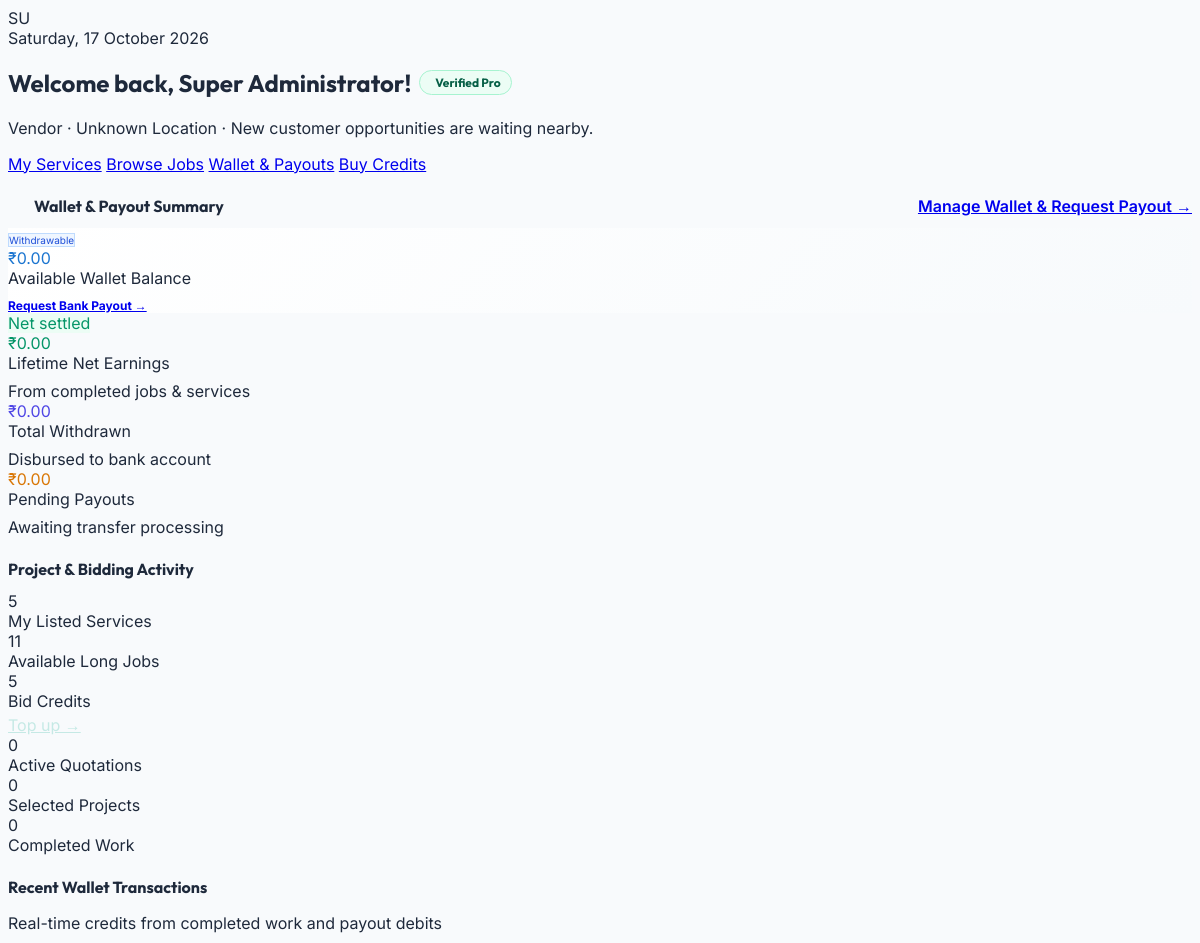
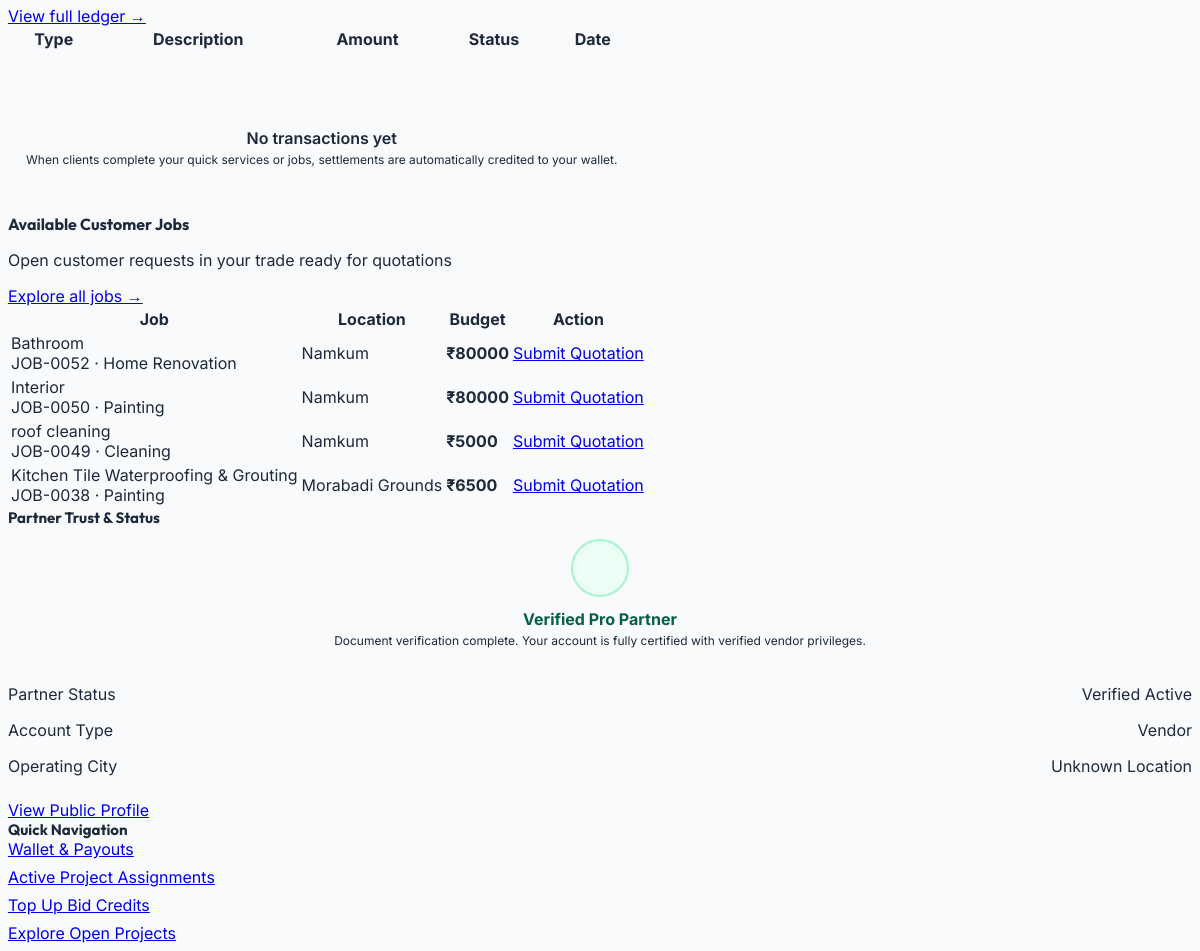
Before: /vendor/ (signed in) with the older database file (2 pictures, top to bottom).
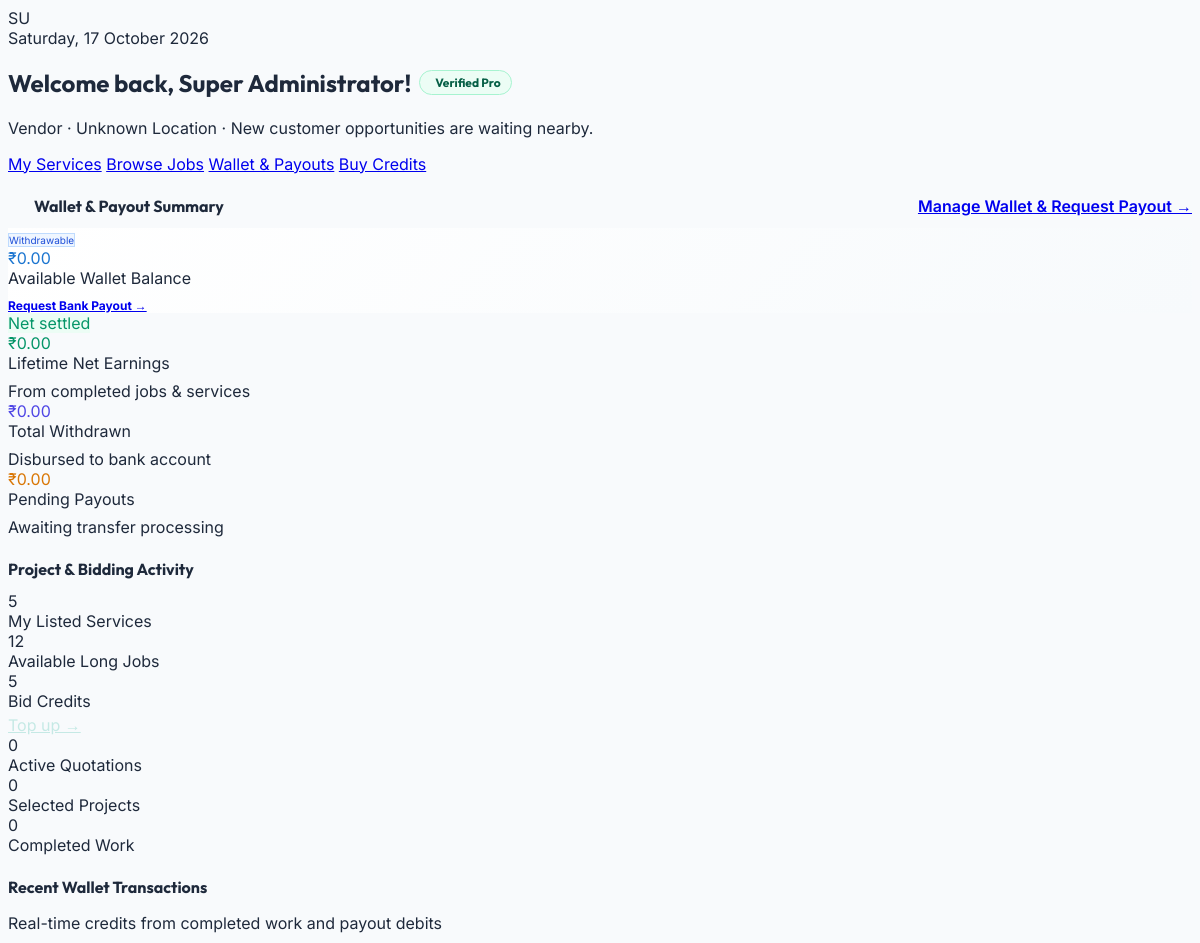
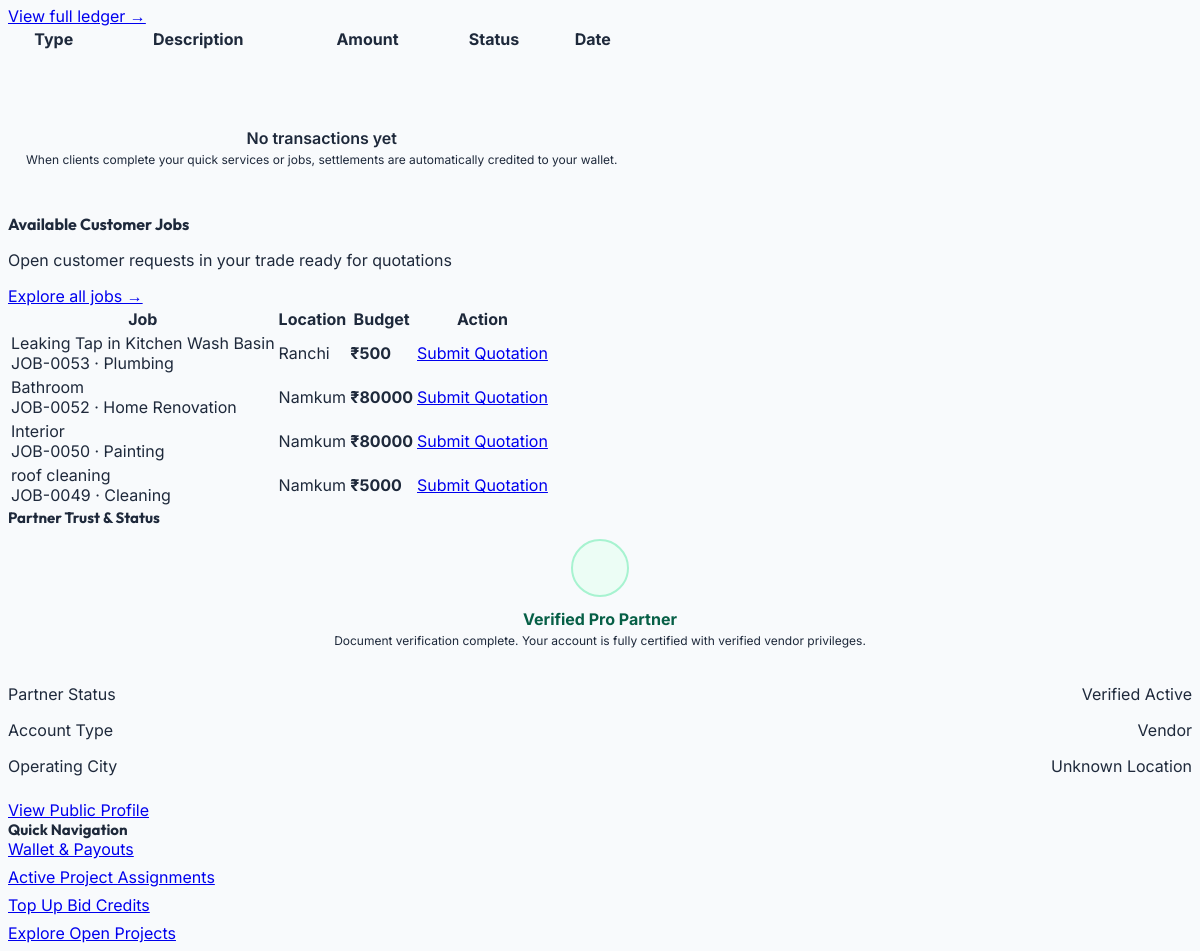
After: the same page with the newer database file (2 pictures, top to bottom).
### myapp/models.py (models this page shows, shortened)
class Job(models.Model):
    STATUS_CHOICES = (
        ('open', 'Open'),
        ('progress', 'In Progress'),
        ('completed', 'Completed'),
        ('cancelled', 'Cancelled'),
        ('closed', 'Closed'),
        ('selected', 'Vendor Selected'),
    )
    title = models.CharField(max_length=255)
    category = models.ForeignKey('Category', on_delete=models.SET_NULL, null=True, blank=True)
    subcategory = models.ForeignKey('SubCategory', on_delete=models.SET_NULL, null=True, blank=True, related_name='jobs')
    description = models.TextField(blank=True, null=True)
    required_work = models.JSONField(default=list, blank=True, null=True)
    scope_of_work = models.TextField(blank=True, null=True)
    materials_details = models.TextField(blank=True, null=True)
    additional_requirements = models.TextField(blank=True, null=True)
    budget = models.DecimalField(max_digits=10, decimal_places=2)
    budget_type = models.CharField(max_length=50, blank=True, null=True)
    preferred_start_date = models.DateField(null=True, blank=True)
    expected_completion = models.DateField(null=True, blank=True)
    required_time = models.CharField(max_length=100, blank=True, null=True)
    shift_availability = models.CharField(max_length=50, blank=True, null=True)
    working_hours = models.CharField(max_length=100, blank=True, null=True)
    location = models.ForeignKey('Location', on_delete=models.SET_NULL, null=True, blank=True)
    latitude = models.DecimalField(max_digits=9, decimal_places=6, null=True, blank=True, help_text="Job location latitude")
    longitude = models.DecimalField(max_digits=9, decimal_places=6, null=True, blank=True, help_text="Job location longitude")
    city = models.CharField(max_length=100, null=True, blank=True, help_text="Job city")
    state = models.CharField(max_length=100, null=True, blank=True, help_text="Job state")
    locality = models.CharField(max_length=255, null=True, blank=True, help_text="Colony/Locality name")
    address = models.TextField(blank=True, null=True)
    pincode = models.CharField(max_length=20, blank=True, null=True)
    contact_name = models.CharField(max_length=255, blank=True, null=True)
    contact_mobile = models.CharField(max_length=20, blank=True, null=True)
    user = models.ForeignKey(CustomUser, on_delete=models.CASCADE, related_name='jobs')
    bids_count = models.IntegerField(default=0)
    max_bids = models.IntegerField(default=10, blank=True, null=True, help_text="Maximum allowed bids")
    min_bid_amount = models.DecimalField(max_digits=10, decimal_places=2, null=True, blank=True, help_text="Minimum allowed bid price")
    max_bid_amount = models.DecimalField(max_digits=10, decimal_places=2, null=True, blank=True, help_text="Maximum allowed bid price")
    assigned_vendor = models.ForeignKey(CustomUser, on_delete=models.SET_NULL, null=True, blank=True, related_name='assigned_jobs', help_text="Vendor assigned to this job")
    status = models.CharField(max_length=20, choices=STATUS_CHOICES, default='open')
    image = models.ImageField(upload_to='jobs/', null=True, blank=True, help_text="Job site photo or reference image")
    created_at = models.DateTimeField(default=timezone.now)

class Category(models.Model):
    SERVICE_TYPE_CHOICES = (
        ('job', 'Job'),
        ('quick_service', 'Quick Service'),
        ('both', 'Both'),
    )
    STATUS_CHOICES = (
        ('active', 'Active'),
        ('inactive', 'Inactive'),
    )
    name = models.CharField(max_length=100)
    image = models.ImageField(upload_to='categories/', null=True, blank=True)
    service_type = models.CharField(max_length=20, choices=SERVICE_TYPE_CHOICES, default='both')
    status = models.CharField(max_length=20, choices=STATUS_CHOICES, default='active')
    created_at = models.DateTimeField(default=timezone.now)

class Location(models.Model):
    STATUS_CHOICES = (
        ('active', 'Active'),
        ('inactive', 'Inactive'),
    )
    state = models.CharField(max_length=100)
    city = models.CharField(max_length=100)
    status = models.CharField(max_length=20, choices=STATUS_CHOICES, default='active')
    created_at = models.DateTimeField(default=timezone.now)

### myapp/views.py (the view, shortened to what this page needs)
# urls.py: path('vendor/', views.vendor_dashboard, name='vendor_home_slash'),
@login_required
def vendor_dashboard(request):
    user = request.user
    vendor_profile = getattr(user, 'vendor_profile', None)
    context = {}
    if vendor_profile:
        name = vendor_profile.company_name or user.get_full_name() or user.username
        initials = name[:2].upper() if name else "VN"
        date_str = datetime.now().strftime("%A, %d %B %Y")
        location = vendor_profile.location or "Unknown Location"
        v_type = "Company Vendor" if vendor_profile.company_name else "Individual Vendor"
        context.update({
            'vendor_name': name,
            'vendor_initials': initials,
            'current_date': date_str,
            'vendor_location': location,
            'vendor_type': v_type,
            'profile_image_url': vendor_profile.profile_image.url if vendor_profile.profile_image else None,
        })
    else:
        name = user.get_full_name() or user.username
        context.update({
            'vendor_name': name,
            'vendor_initials': name[:2].upper() if name else "VN",
            'current_date': datetime.now().strftime("%A, %d %B %Y"),
            'vendor_location': "Unknown Location",
            'vendor_type': "Vendor",
            'profile_image_url': None,
        })
    from .wallet_services import get_or_create_wallet
    from django.db.models import Sum
    wallet = get_or_create_wallet(user)
    kyc = VendorKYC.objects.filter(vendor=user).first()
    pending_payouts_sum = PayoutRequest.objects.filter(vendor=user, status='pending').aggregate(total=Sum('amount'))['total'] or 0
    vendor_city = None
    vendor_categories = []
    jobs_base = Job.objects.filter(status='open').select_related('category', 'location', 'user')
    available_jobs_list = [j for j in jobs_base if is_job_in_vendor_city(vendor_profile, j, city_radius_km=35.0)[0]]
    available_jobs = len(available_jobs_list)
    v_lat = float(vendor_profile.latitude) if (vendor_profile and vendor_profile.latitude) else None
    v_lon = float(vendor_profile.longitude) if (vendor_profile and vendor_profile.longitude) else None
    if v_lat is None or v_lon is None:
        coords = resolve_coordinates_for_location(vendor_city or (vendor_profile.location if vendor_profile else ''))
        if coords:
            v_lat, v_lon = coords[0], coords[1]
    all_active_qs = QuickService.objects.filter(status__in=['active', 'open']).select_related('category', 'location', 'vendor')
    nearby_qs = []
    for qs in all_active_qs:
        q_lat = float(qs.latitude) if qs.latitude else None
        q_lon = float(qs.longitude) if qs.longitude else None
        if q_lat is None or q_lon is None:
            loc_name = (qs.locality or '') + ' ' + (qs.location.city if qs.location else '')
            q_lat, q_lon = resolve_coordinates_for_location(loc_name, default_coords=(None, None))
        if q_lat is not None and q_lon is not None:
            d = haversine_distance_km(v_lat, v_lon, q_lat, q_lon)
            if d is not None and d <= 10.0:
                qs.distance_km = d
                qs.budget = float(qs.base_price)
                nearby_qs.append(qs)
    nearby_qs.sort(key=lambda x: getattr(x, 'distance_km', 999.0))
    available_qs = len(nearby_qs)
    available_jobs = jobs_base.count()
    active_bids_count = Bid.objects.filter(vendor=user).exclude(status__in=['rejected', 'completed']).count()
    selected_bids_count = Bid.objects.filter(vendor=user, status='selected').count()
    completed_bids_count = Bid.objects.filter(vendor=user, status='completed').count()
    earnings = Bid.objects.filter(vendor=user, status='completed').aggregate(total=Sum('amount'))['total']
    active_requests_count = Bid.objects.filter(vendor=user, quick_service__isnull=False, status='pending').count()
    my_services_count = QuickService.objects.filter(vendor=user).count()
    context.update({
        'my_services_count': my_services_count,
        'available_qs': available_qs,
        'available_jobs': available_jobs,
        'remaining_credits': getattr(vendor_profile, 'bid_credits', 5) if vendor_profile else 5,
        'active_requests': active_requests_count,
        'active_bids': active_bids_count,
        'selected_jobs': selected_bids_count,
        'completed_work': completed_bids_count,
        'total_earnings': float(earnings) if earnings else 0.0,
        'wallet': wallet,
        'wallet_balance': f"{wallet.available_balance:.2f}",
        'total_earned': wallet.total_earned,
        'total_withdrawn': wallet.total_withdrawn,
        'pending_payouts_sum': pending_payouts_sum,
        'kyc': kyc,
        'is_kyc_verified': True,
        'recent_transactions': wallet.transactions.all().order_by('-created_at')[:4],
    })
    context['recent_quick_services'] = nearby_qs[:3]
    context['recent_jobs'] = jobs_base.order_by('-created_at')[:4]
    return render(request, 'infinity-vendor-dashboard/dashboard.html', context)

### myapp/models.py (called while the page is built)
    @budget.setter
    def budget(self, val):
        self.base_price = val

### myapp/views.py (called while the page is built, shortened)
def haversine_distance_km(lat1, lon1, lat2, lon2):
    try:
        import math
        R = 6371.0 # Earth radius in km
        dlat = math.radians(float(lat2) - float(lat1))
        dlon = math.radians(float(lon2) - float(lon1))
        a = math.sin(dlat / 2)**2 + math.cos(math.radians(float(lat1))) * math.cos(math.radians(float(lat2))) * math.sin(dlon / 2)**2
        c = 2 * math.atan2(math.sqrt(a), math.sqrt(1 - a))
        return round(R * c, 1)
    except Exception:
        return None

def resolve_coordinates_for_location(loc_string, default_coords=(23.3697, 85.3346)):
    if not loc_string:
        return default_coords
    s = loc_string.lower().strip()
    for key, coords in CITY_COORDINATES_MAP.items():
        if key in s:
            return coords
    return default_coords

def is_job_in_vendor_city(vendor_profile, job, city_radius_km=35.0):
    if not vendor_profile:
        return True, None

### myapp/wallet_services.py (called while the page is built)
def get_or_create_wallet(vendor):
    wallet, _ = VendorWallet.objects.get_or_create(vendor=vendor)
    return wallet

### templates/infinity-vendor-dashboard/dashboard.html (shortened to what the changed rows need)
<!doctype html>
<html lang="en">
<head>
  <link rel="stylesheet" href="/infinity-vendor-dashboard/assets/styles.css">
</head>
<body data-page="dashboard" data-title="Dashboard" data-root="">
  <div class="app-shell">
    <div class="workspace">
      <main class="page">
        <section class="card hero">
          <div class="welcome">
            <div>
              <h1 style="display:flex; align-items:center; flex-wrap:wrap; gap:8px;">
                Welcome back, {{ vendor_name }}!
                <span class="badge" style="background:#ecfdf5; color:#065f46; font-size:12px; font-weight:700; padding:4px 10px; border-radius:16px; border:1px solid #a7f3d0; display:inline-flex; align-items:center; gap:5px;" title="Document and business identity verified">
                   Verified Pro
                </span>
              </h1>
            </div>
          </div>
        </section>
        <div style="margin: 22px 0 12px;">
          <div style="display:flex; justify-content:space-between; align-items:center; margin-bottom:12px;">
            <h2 style="font-size:16px; font-weight:700; margin:0; display:flex; align-items:center; gap:8px;">
              <span data-icon="wallet" style="color:var(--primary); width:18px; height:18px;"></span> Wallet &amp; Payout Summary
            </h2>
          </div>
        </div>
        <div style="margin: 22px 0 12px;">
          <div style="margin-bottom:12px;">
            <h2 style="font-size:16px; font-weight:700; margin:0;">Project &amp; Bidding Activity</h2>
          </div>
          <div class="grid grid-6 stats" style="grid-template-columns: repeat(6, minmax(0, 1fr)); margin: 0;">
            <article class="card stat-card">
              <div class="stat-value">{{ available_jobs }}</div>
              <div class="stat-label">Available Long Jobs</div>
            </article>
          </div>
        </div>
        <div class="layout-main" style="margin-top: 22px;">
          <div class="stack" style="gap: 18px;">
            <section class="card">
              <div class="card-head">
                <div>
                  <h2 style="font-size:16px;">Recent Wallet Transactions</h2>
                </div>
              </div>
              <div class="table-wrap">
                <table class="data-table">
                  <thead>
                    <tr>
                      <th>Type</th>
                      <th>Description</th>
                      <th>Amount</th>
                      <th>Status</th>
                      <th>Date</th>
                    </tr>
                  </thead>
                </table>
              </div>
            </section>
            <section class="card">
              <div class="card-head">
                <div>
                  <h2 style="font-size:16px;">Available Customer Jobs</h2>
                </div>
              </div>
              <div class="table-wrap">
                <table class="data-table">
                  <thead>
                    <tr>
                      <th>Job</th>
                      <th>Location</th>
                      <th>Budget</th>
                      <th>Action</th>
                    </tr>
                  </thead>
                  <tbody>
                    {% for job in recent_jobs %}
                    <tr>
                      <td>
                        <div class="table-title">{{ job.title }}</div>
                        <div class="table-sub">JOB-{{ job.id|stringformat:"04d" }} · {{ job.category.name|default:"General" }}</div>
                      </td>
                      <td>{% if job.locality %}{{ job.locality }}{% elif job.location %}{{ job.location.city }}{% elif job.city %}{{ job.city }}{% else %}Local{% endif %}</td>
                      <td><strong>{% if job.budget %}₹{{ job.budget|floatformat:0 }}{% else %}Open Quote{% endif %}</strong></td>
                      <td>
                        <a href="/vendor/jobs/send-quotation.html?job_id={{ job.id }}" class="btn btn-primary btn-sm">Submit Quotation</a>
                      </td>
                    </tr>
                    {% empty %}
                    <tr>
                      <td colspan="4" style="text-align:center; padding:24px; color:var(--text-muted);">No open customer jobs right now. Check back soon!</td>
                    </tr>
                    {% endfor %}
                  </tbody>
                </table>
              </div>
            </section>
          </div>
        </div>
      </main>
    </div>
  </div>
</body>
</html>

Changed rows visible on the page:
no longer on this page (row edited): Job: title "Kitchen Tile Waterproofing & Grouting", id "0038", category.name "Painting", locality "Morabadi Grounds", budget "6500"
added Job: title "Leaking Tap in Kitchen Wash Basin", id "0053", category.name "Plumbing", location.city "Ranchi", budget "500"
Other visible differences:
{{ available_jobs }}: "11" → "12"
